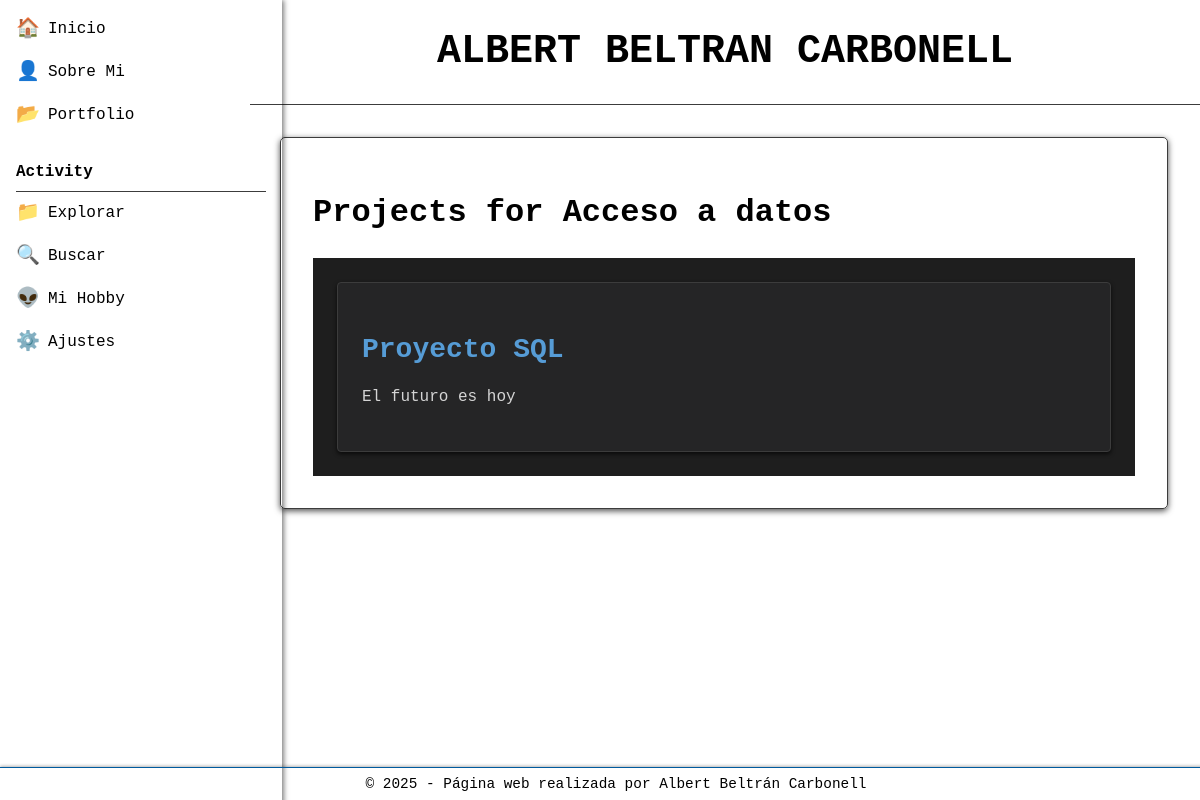
Page /portfolio/asignatura/1/ on the committed database.
### portfolioweb/models.py (models this page shows, shortened)
class Asignatura(models.Model):
    name = models.CharField(max_length=100)

class Proyecto(models.Model):
    TIPO_PROYECTO_CHOICES = [
        ('Web', 'Web'),
        ('Escritorio', 'Escritorio'),
        ('Móvil', 'Móvil'),
    ]
    TECNOLOGIAS_CHOICES = [
        ('Python', 'Python'),
        ('Django', 'Django'),
        ('JavaScript', 'JavaScript'),
        ('PHP', 'PHP')
    ]
    asignatura = models.ForeignKey(Asignatura, on_delete=models.CASCADE)
    name = models.CharField(max_length=100)
    short_description = models.CharField(max_length=255)
    full_description = models.TextField()
    technical_description = models.TextField(blank=True, null=True)
    image = models.ImageField(upload_to='project_images/')
    video = models.FileField(upload_to='project_videos/', blank=True, null=True)
    destacado = models.BooleanField(default=False)
    tipo_proyecto = models.CharField(
        max_length=10,
        choices=TIPO_PROYECTO_CHOICES,
        default='Web',
        verbose_name='Tipo de Proyecto'
    )
    tecnologias = models.CharField(
        max_length=20,
        choices=TECNOLOGIAS_CHOICES,
        default='Python',
        verbose_name='Tecnologías'
    )
    año = models.PositiveIntegerField()

### portfolioweb/views.py (the view)
# urls.py: path('portfolio/asignatura/<int:asignatura_id>/', views.proyectos_por_asignatura, name='proyectos_por_asignatura'),
def proyectos_por_asignatura(request, asignatura_id):
    asignatura = get_object_or_404(Asignatura, id=asignatura_id)
    proyectos = Proyecto.objects.filter(asignatura=asignatura)
    return render(request, 'portfolioweb/proyectos_por_asignatura.html', {'asignatura': asignatura, 'proyectos': proyectos})

### portfolioweb/templates/portfolioweb/proyectos_por_asignatura.html (shortened to what this page needs)
{% extends 'portfolioweb/base.html' %}
{% load static %}
{% block extra_css %}
  <link rel="stylesheet" href="{% static 'css/proyectos_por_asignatura.css' %}">
{% endblock %}
{% block content %}
<h1>Projects for {{ asignatura.name }}</h1>
<div class="grid">
    {% for proyecto in proyectos %}
        <div class="asignatura">
            <h2><a href="{% url 'proyecto_detalle' proyecto.id %}">{{ proyecto.name }}</a></h2>
            <p>{{ proyecto.short_description }}</p>
        </div>
    {% endfor %}
</div>
{% endblock %}

### portfolioweb/static/css/styles.css (style rules this page uses)
body { font-family: var(--font-family, "Consolas", "Courier New", monospace); margin: 0; padding: 0; background-color: var(--background-color); color: var(--text-color); font-size: var(--font-size, 1rem); line-height: var(--line-height, 1.4); }
a { color: var(--link-color); }
:root { --font-size: 1rem; --line-height: 1.4; --font-family: 'Consolas', 'Courier New', monospace; }

### portfolioweb/static/css/proyectos_por_asignatura.css (style rules this page uses)
.grid { display: grid; grid-template-columns: repeat(auto-fit, minmax(250px, 1fr)); gap: 1.5rem; padding: 1.5rem; background-color: #1e1e1e; }
.asignatura { background-color: #252526; border: 1px solid #3c3c3c; border-radius: 4px; padding: 1.5rem; box-shadow: 0 2px 4px rgba(0, 0, 0, 0.7); transition: transform 0.2s ease, box-shadow 0.2s ease, border-color 0.2s ease; }
.asignatura h2 { font-size: 1.75rem; color: #569cd6; margin-bottom: 0.5rem; }
.asignatura h2 a { text-decoration: none; color: inherit; transition: color 0.2s ease; }
.asignatura p { font-size: 1rem; color: #d4d4d4; line-height: 1.6; }

### rows in the picture
Asignatura: name "Acceso a datos"
Proyecto: name "Proyecto SQL", short_description "El futuro es hoy"
